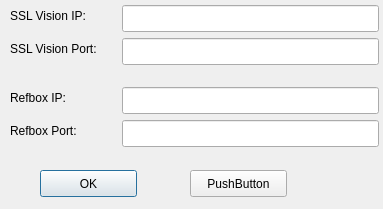
<?xml version="1.0" encoding="UTF-8"?>
<ui version="4.0">
 <class>GuiPropertiesDlgClass</class>
 <widget class="QDialog" name="GuiPropertiesDlgClass">
  <property name="geometry">
   <rect>
    <x>0</x>
    <y>0</y>
    <width>383</width>
    <height>209</height>
   </rect>
  </property>
  <property name="windowTitle">
   <string>GuiPropertiesDlg</string>
  </property>
  <widget class="QPushButton" name="okBtn">
   <property name="geometry">
    <rect>
     <x>40</x>
     <y>170</y>
     <width>97</width>
     <height>27</height>
    </rect>
   </property>
   <property name="text">
    <string>OK</string>
   </property>
  </widget>
  <widget class="QPushButton" name="pushButton_2">
   <property name="geometry">
    <rect>
     <x>190</x>
     <y>170</y>
     <width>97</width>
     <height>27</height>
    </rect>
   </property>
   <property name="text">
    <string>PushButton</string>
   </property>
  </widget>
  <widget class="QLabel" name="label_3">
   <property name="geometry">
    <rect>
     <x>10</x>
     <y>87</y>
     <width>69</width>
     <height>21</height>
    </rect>
   </property>
   <property name="text">
    <string>Refbox IP:</string>
   </property>
  </widget>
  <widget class="QLineEdit" name="refbox_ip_Edit">
   <property name="geometry">
    <rect>
     <x>122</x>
     <y>87</y>
     <width>257</width>
     <height>27</height>
    </rect>
   </property>
  </widget>
  <widget class="QLabel" name="label">
   <property name="geometry">
    <rect>
     <x>10</x>
     <y>5</y>
     <width>89</width>
     <height>21</height>
    </rect>
   </property>
   <property name="text">
    <string>SSL Vision IP:</string>
   </property>
  </widget>
  <widget class="QLineEdit" name="refbox_port_Edit">
   <property name="geometry">
    <rect>
     <x>122</x>
     <y>120</y>
     <width>257</width>
     <height>27</height>
    </rect>
   </property>
  </widget>
  <widget class="QLabel" name="label_2">
   <property name="geometry">
    <rect>
     <x>10</x>
     <y>38</y>
     <width>106</width>
     <height>21</height>
    </rect>
   </property>
   <property name="text">
    <string>SSL Vision Port:</string>
   </property>
  </widget>
  <widget class="QLineEdit" name="sslv_ip_Edit">
   <property name="geometry">
    <rect>
     <x>122</x>
     <y>5</y>
     <width>257</width>
     <height>27</height>
    </rect>
   </property>
  </widget>
  <widget class="QLineEdit" name="sslv_port_Edit">
   <property name="geometry">
    <rect>
     <x>122</x>
     <y>38</y>
     <width>257</width>
     <height>27</height>
    </rect>
   </property>
  </widget>
  <widget class="QLabel" name="label_4">
   <property name="geometry">
    <rect>
     <x>10</x>
     <y>120</y>
     <width>86</width>
     <height>21</height>
    </rect>
   </property>
   <property name="text">
    <string>Refbox Port:</string>
   </property>
  </widget>
 </widget>
 <layoutdefault spacing="6" margin="11"/>
 <resources/>
 <connections/>
</ui>
